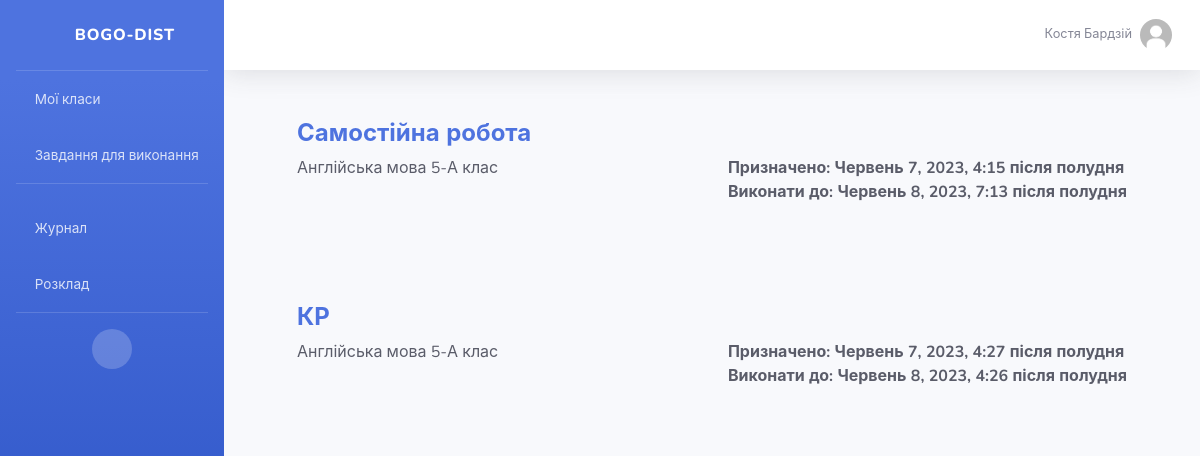
The page /classroom/todo/ (signed in) on the database its author committed.
### users/models.py (models this page shows, shortened)
class Profile(models.Model):
    user = models.OneToOneField(User, on_delete=models.CASCADE)
    image = models.ImageField(default='users/profile_pics/default.jpg', upload_to='users/profile_pics/')
    def is_teacher(self):
        return self.user.groups.filter(id=1).exists()

### posts/models.py (models this page shows, shortened)
class Assignment(models.Model):
    title = models.CharField(max_length=250)
    description = models.TextField()
    created_by = models.ForeignKey(User, on_delete=models.CASCADE)
    created_at = models.DateTimeField(default=timezone.now)
    topic = models.ForeignKey(Topic, on_delete=models.CASCADE)
    due_date = models.DateTimeField()
    marks = models.IntegerField(default=12)
    def is_turnedin(self, user):
        for assignment in self.submittedassignment_set.all().filter(user=user):
            if assignment.turned_in: return True
        return False

### classroom/models.py (models this page shows, shortened)
class Topic(models.Model):
    name = models.CharField(max_length=200)
    classroom = models.ForeignKey(Classroom, on_delete=models.CASCADE)

class Classroom(models.Model):
    name = models.CharField(max_length=200)
    classroom_code = models.CharField(max_length=20, blank=True)
    description = models.TextField(max_length=300)
    created_by = models.ForeignKey(User, on_delete=models.DO_NOTHING)
    created_at = models.DateTimeField(default=timezone.now)
    users = models.ManyToManyField(User, related_name='classrooms', through='ClassroomUsers')

### classroom/views.py (the view)
# urls.py: path('todo/', views.todo, name = 'todo'),
@login_required
def todo(request):
    classrooms = request.user.classroom_set.all()
    topics = []
    for classroom in classrooms:
        topics.extend(list(classroom.topic_set.all()))
    assignments = []
    for topic in topics:
        assignments.extend(list(topic.assignment_set.all()))
    filtered_assignment = []
    for assignment in assignments:
        if not assignment.is_turnedin(request.user):
            filtered_assignment.append(assignment)
    context = {'assignments': filtered_assignment}
    return render(request, 'classroom/todo.html', context)

### classroom/templates/classroom/todo.html (shortened to what this page needs)
{% extends 'base.html' %}
{% load static %}
{% load widget_tweaks %}
{% load crispy_forms_tags %}
{% block content %}
<div class="container">
    <ul class="navbar-nav" id="accordionExample">
            {% for assignment in assignments %}
            <a href="{% url 'classroom:assignment_submit' assignment.pk %}" class="card bg-transparent border-light p-1 text-decoration-none">
                <div class="card-body">
                    <div class="row">
                        <div class="col-lg-12">
                                <h4 class="text-primary font-weight-bold">{{ assignment.title }}</h4>
                        </div>
                        <div class="col-lg-12">
                            <p class="text-dark float-left">{{ assignment.topic.classroom.name }}</p>
                            <p class="text-dark font-weight-bold float-right">Призначено: {{ assignment.created_at }} <br> Виконати до: {{ assignment.due_date }}</p>
                        </div>
                    </div>
                </div>
            </a>
            {% endfor %}
    </ul>
</div>
{% endblock content %}

### core/templates/partials/_topbar.html (shortened to what this page needs)
<nav class="navbar navbar-expand navbar-light bg-white topbar mb-4 static-top shadow">
    <ul class="navbar-nav ml-auto">
        <li class="nav-item dropdown no-arrow">
            <a class="nav-link dropdown-toggle" href="#" id="userDropdown" role="button" data-toggle="dropdown"
               aria-haspopup="true" aria-expanded="false">
                <span class="mr-2 d-none d-lg-inline text-gray-600 small">{{ request.user.first_name }}
                    {{ request.user.last_name }}</span>
                <img class="img-profile rounded-circle" src="{{ request.user.profile.image.url }}">
            </a>
        </li>
    </ul>
</nav>

### rows shown on the page
Assignment: title "Самостійна робота", topic.classroom.name "Англійська мова 5-А клас", created_at "Червень 7, 2023, 4:15 після полудня", due_date "Червень 8, 2023, 7:13 після полудня"
Assignment: title "КР", topic.classroom.name "Англійська мова 5-А клас", created_at "Червень 7, 2023, 4:27 після полудня", due_date "Червень 8, 2023, 4:26 після полудня"

### other values the page prints
{{ request.user.first_name }} "Костя"
{{ request.user.last_name }} "Бардзій"
